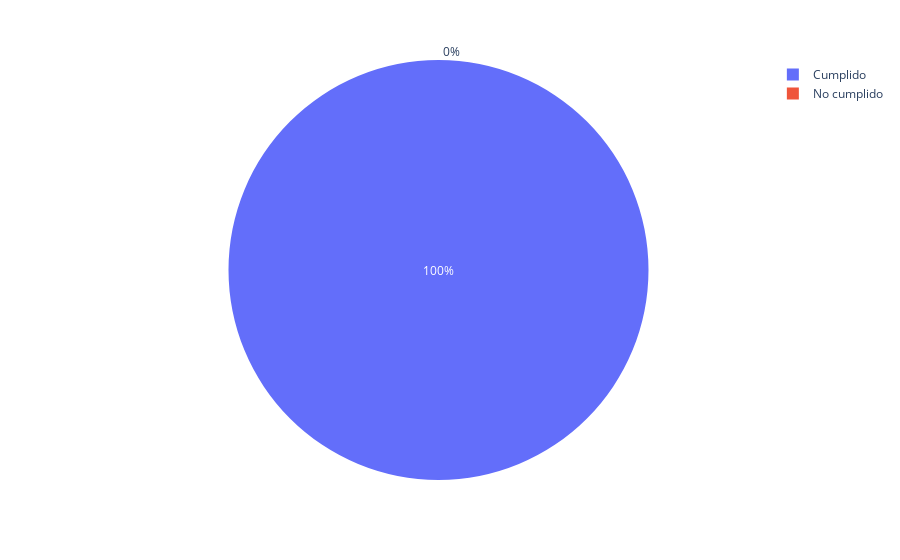

Notebook cell for this chart:
### Code cell
compl = len(order2019[order2019[columna] <= 95])
not_c = len(order2019[order2019[columna] > 95])
fig = px.pie(names = ['Cumplido', 'No cumplido'], values=[compl, not_c])
fig.show()

### Figure 1 — Plotly figure (JSON) as saved in the notebook; plotly's stock layout.template omitted (floating-point values rounded to 4 significant figures)
{"data": [{"domain": {"x": [0, 1], "y": [0, 1]}, "hovertemplate": "label=%{label}<br>value=%{value}<extra></extra>", "labels": ["Cumplido", "No cumplido"], "legendgroup": "", "name": "", "showlegend": true, "type": "pie", "values": [28, 0]}], "layout": {"legend": {"tracegroupgap": 0}, "margin": {"t": 60}}}
